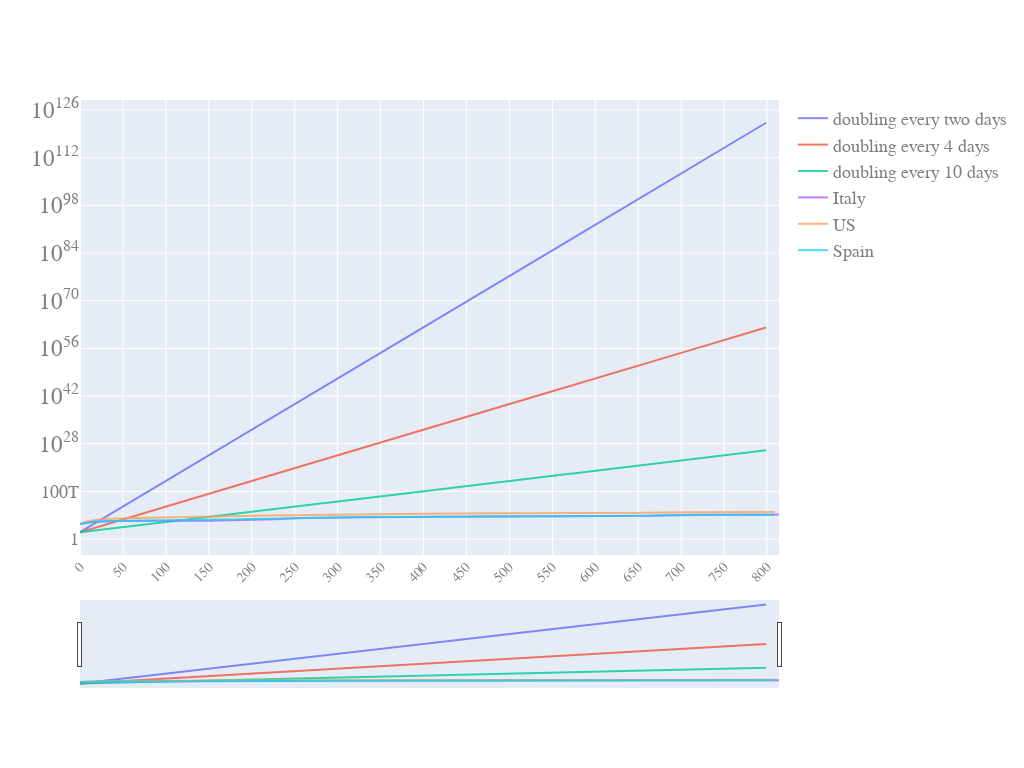

Notebook code cell kept with this figure:
### Code cell
quick_plot(pd_sync_timelines_w_slope.date,
           pd_sync_timelines_w_slope.iloc[:,0:6],
           y_scale='log',
           slider=True)

### Figure 1 — Plotly figure (JSON) as saved in the notebook; plotly's stock layout.template omitted (floating-point values rounded to 4 significant figures; data arrays with more than 128 entries replaced by an {"elided": "..."} marker saying what was removed)
{"data": [{"name": "doubling every two days", "opacity": 0.8, "type": "scatter", "x": {"elided": "815 int values"}, "y": {"elided": "815 float values"}}, {"name": "doubling every 4 days", "opacity": 0.8, "type": "scatter", "x": {"elided": "815 int values"}, "y": {"elided": "815 float values"}}, {"name": "doubling every 10 days", "opacity": 0.8, "type": "scatter", "x": {"elided": "815 int values"}, "y": {"elided": "815 float values"}}, {"name": "Italy", "opacity": 0.8, "type": "scatter", "x": {"elided": "815 int values"}, "y": {"elided": "815 int values"}}, {"name": "US", "opacity": 0.8, "type": "scatter", "x": {"elided": "815 int values"}, "y": {"elided": "815 int values"}}, {"name": "Spain", "opacity": 0.8, "type": "scatter", "x": {"elided": "815 int values"}, "y": {"elided": "815 int values"}}], "layout": {"autosize": true, "font": {"color": "#7f7f7f", "family": "PT Sans, monospace", "size": 18}, "height": 768, "width": 1024, "xaxis": {"nticks": 20, "rangeslider": {"visible": true}, "tickangle": -45, "tickfont": {"color": "#7f7f7f", "size": 14}}, "yaxis": {"type": "log"}}}
